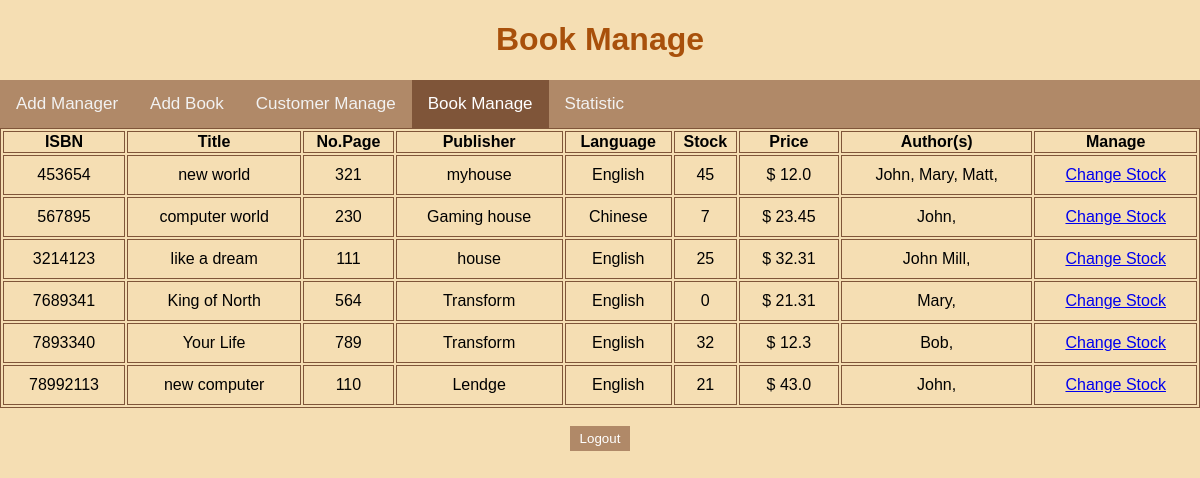
/bookMana, run on an earlier commit of the app's database.
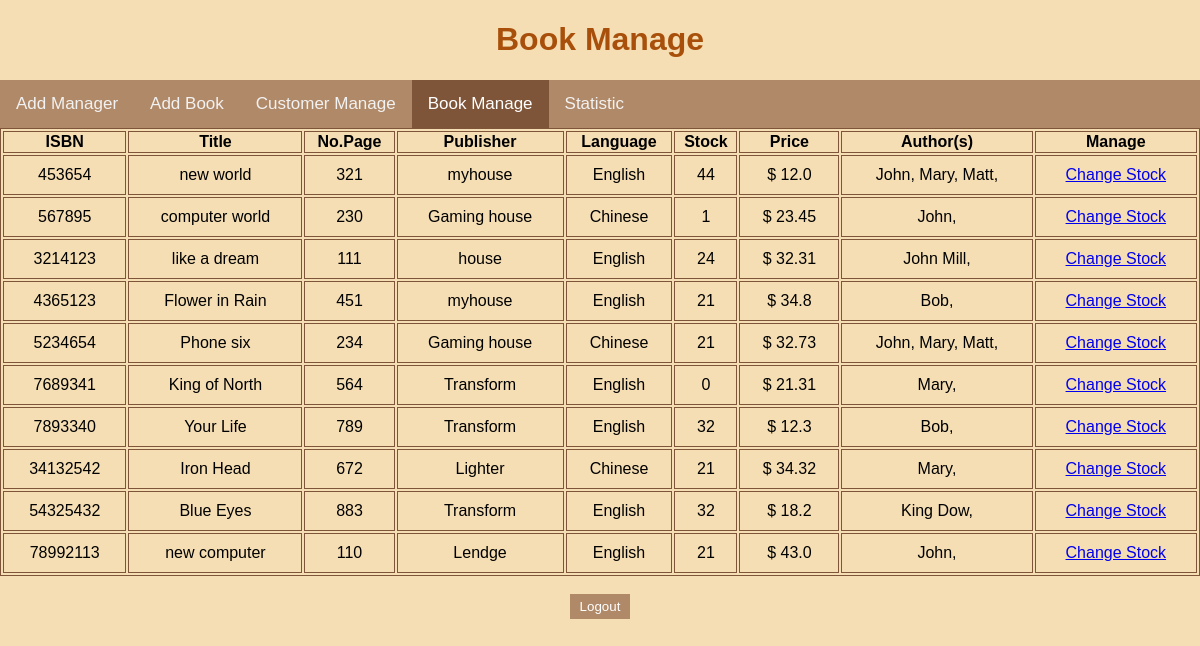
And on a later commit of the database.
### app.py (models this page shows)
class Book(db.Model):
    ISBN = db.Column(db.Integer,nullable=False,primary_key=True)
    title = db.Column(db.String(30),nullable=False)
    page = db.Column(db.Integer)
    date = db.Column(db.DateTime,nullable=False, default=datetime.utcnow)
    publisher = db.Column(db.String(30), nullable=False)
    language = db.Column(db.String(30),nullable=False,default="English")
    stock = db.Column(db.Integer,nullable=False)
    price = db.Column(db.Float,nullable=False)

class Author(db.Model):
    __tablename__ = 'Author'
    name = db.Column(db.String(30),nullable=False)
    ISBN = db.Column(db.Integer,db.ForeignKey('book.ISBN', ondelete='CASCADE'),nullable=False)
    __table_args__ = (
    db.PrimaryKeyConstraint(
        name, ISBN,
        ),
    )

### app.py (the view)
@app.route('/bookMana')
def bookMana():
    authors=Author.query.all()
    books=Book.query.all()
    return render_template('bookManage.html',allbook=books,allAuthors=authors)

### templates/bookManage.html (shortened to what this page needs)
{% extends "base.html" %}
{% block body %}
<h1 id="top">Book Manage</h1>
<div class="topnav">
    <a href="/managerAdd">Add Manager</a>
    <a href="/bookAdd">Add Book</a>
    <a href="/customerMana">Customer Manage</a>
    <a class="active" href="/bookMana">Book Manage</a>
    <a href="/stat">Statistic</a>
</div>
<div class=content>
<table class=users>
    <tr>
        <th>ISBN</th>
        <th>Title</th>
        <th>No.Page</th>
        <th>Publisher</th>
        <th>Language</th>
        <th>Stock</th>
        <th>Price</th>
        <th>Author(s)</th>
        <th>Manage</th>
    </tr>
    {% for book in allbook %}
        <tr>
            <td>{{ book.ISBN }}</td>
            <td>{{ book.title }}</td>
            <td>{{ book.page }}</td>
            <td>{{ book.publisher }}</td>
            <td>{{ book.language }}</td>
            <td>{{ book.stock }}</td>
            <td>&#36 {{ book.price }}</td>
            <td>{% for author in allAuthors %}
                    {%if author.ISBN==book.ISBN%}
                        {{author.name}},
                    {%endif%}
                {%endfor%}
            </td>
            <td>
                <a href="/updateb/{{book.ISBN}}">Change Stock</a>
            </td>
        </tr>
    {% endfor %}
</table>
</div>
<br>
<div class="toIndex"><form action='/' ><input class="button" type="submit" value="Logout"></form></div>
{% endblock %}

### templates/base.html (shortened to what this page needs)
<!DOCTYPE html>
<html lang="en">
<head>
    <link rel="stylesheet" href="{{ url_for('static',filename='css/main.css') }}">
</head>
<body>
    {% block body %}{% endblock %}
</body>
</html>

### static/css/main.css (style rules this page uses)
body { margin:0; font-family: sans-serif; background-color: wheat; }
h1 { font-family:'Gill Sans', 'Gill Sans MT', Calibri, 'Trebuchet MS', sans-serif ; color: #A8500B; }
.toIndex { display: flex; justify-content: center; text-align: center; }
#top { text-align: center; }
.button { background-color: #b08968; border: none; color: white; padding: 5px 10px; text-align: center; text-decoration: none; display: inline-block; }
.topnav { background-color: #b08968; overflow: hidden; }
.topnav a { float: left; color: #f2f2f2; text-align: center; padding: 14px 16px; text-decoration: none; font-size: 17px; }
.topnav a.active { background-color: #7f5539; color: white; }
table, td, th { border: 1px solid #7f5539; }
table { width: 100%; }
td { text-align: center; padding: 10px; }

What changed in the data, as far as the page shows it:
changed Book "new world": stock "45" → "44"
changed Book "computer world": stock "7" → "1"
changed Book "like a dream": stock "25" → "24"
added Book: ISBN "4365123", title "Flower in Rain", page "451", publisher "myhouse", language "English", stock "21", price "34.8"
added Author: name "Bob", shown under "4365123"
added Book: ISBN "5234654", title "Phone six", page "234", publisher "Gaming house", language "Chinese", stock "21", price "32.73"
added Author: name "John", shown under "5234654"
added Author: name "Mary", shown under "5234654"
added Author: name "Matt", shown under "5234654"
added Book: ISBN "34132542", title "Iron Head", page "672", publisher "Lighter", language "Chinese", stock "21", price "34.32"
added Author: name "Mary", shown under "34132542"
added Book: ISBN "54325432", title "Blue Eyes", page "883", publisher "Transform", language "English", stock "32", price "18.2"
added Author: name "King Dow", shown under "54325432"
